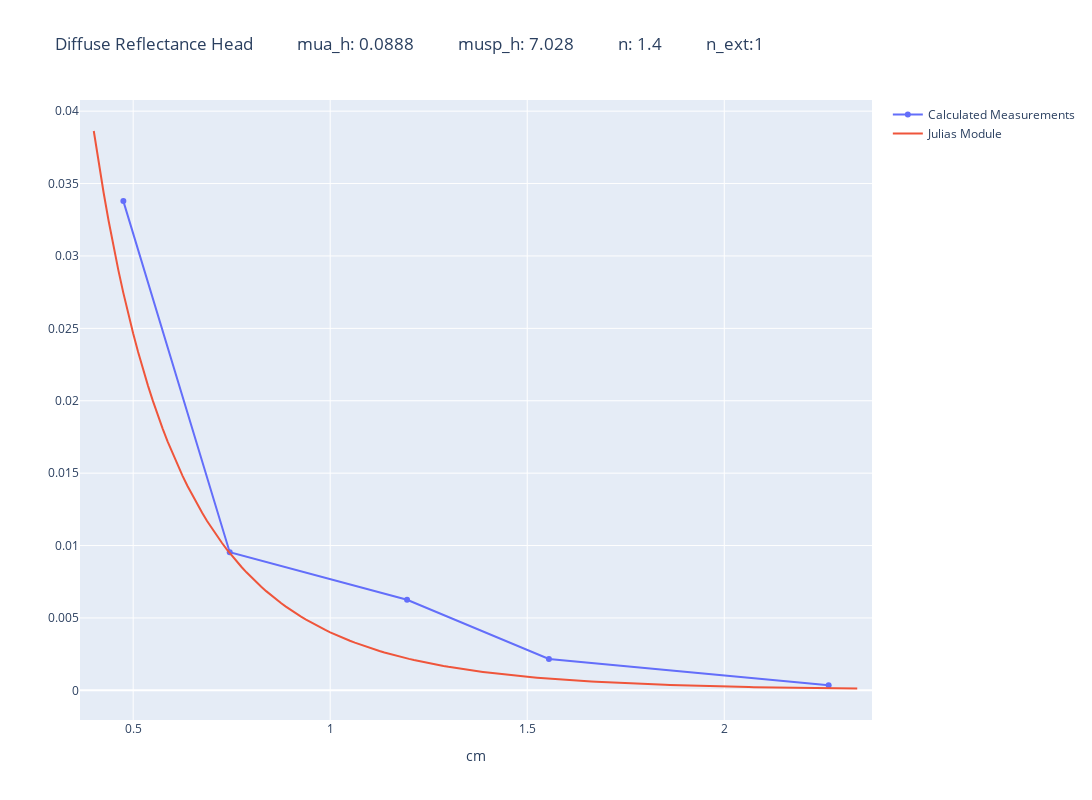

Notebook cell for this chart:
### Code cell
reflectance_h = go.Figure()
rho = np.arange(0.4,2.35,0.0125)

mua_h = 0.0888;  musp_h = 7.028; n= 1.4; n_ext = 1;


result_h = model_ss(rho, mua_h, musp_h, n, n_ext)
result_h = np.abs(result_h)

reflectance_h.add_trace(go.Scatter(x = distance_, y = diff_r_measurements_h, name = 'Calculated Measurements',showlegend=True))
reflectance_h.add_trace(go.Scatter(x = rho, y = (result_h/(2*np.pi)), name = 'Julias Module',showlegend=True))

#reflectance_h.update_yaxes(type="log")

reflectance_h.update_layout(autosize=False,width=1500,height=800,title = "Diffuse Reflectance Head           mua_h: "+str(mua_h)+"           musp_h: "+str(musp_h)+"           n: "+str(n)+"           n_ext:"+str(n_ext) , yaxis_title= '', xaxis_title = 'cm')

### Figure 1 — Plotly figure (JSON) as saved in the notebook; plotly's stock layout.template omitted (floating-point values rounded to 4 significant figures; data arrays with more than 128 entries replaced by an {"elided": "..."} marker saying what was removed)
{"data": [{"name": "Calculated Measurements", "showlegend": true, "type": "scatter", "x": [0.475, 0.745, 1.195, 1.555, 2.265], "y": [0.03379, 0.009544, 0.006258, 0.00217, 0.0003531]}, {"name": "Julias Module", "showlegend": true, "type": "scatter", "x": {"elided": "156 float values"}, "y": {"elided": "156 float values"}}], "layout": {"autosize": false, "height": 800, "title": {"text": "Diffuse Reflectance Head           mua_h: 0.0888           musp_h: 7.028           n: 1.4           n_ext:1"}, "width": 1500, "xaxis": {"autorange": true, "range": [0.3686, 2.371], "title": {"text": "cm"}, "type": "linear"}, "yaxis": {"autorange": true, "range": [-0.002047, 0.04077], "title": {"text": ""}, "type": "linear"}}}
